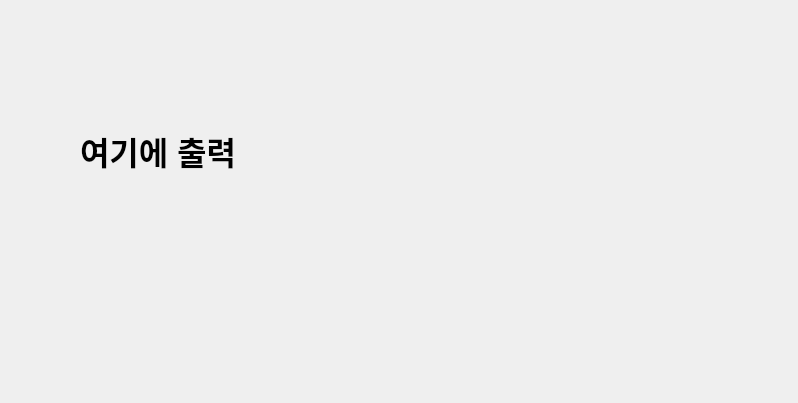
<?xml version="1.0" encoding="UTF-8"?>
<ui version="4.0">
 <class>Dialog</class>
 <widget class="QDialog" name="Dialog">
  <property name="geometry">
   <rect>
    <x>0</x>
    <y>0</y>
    <width>798</width>
    <height>403</height>
   </rect>
  </property>
  <property name="windowTitle">
   <string>Dialog</string>
  </property>
  <widget class="QLabel" name="label">
   <property name="geometry">
    <rect>
     <x>80</x>
     <y>90</y>
     <width>431</width>
     <height>121</height>
    </rect>
   </property>
   <property name="font">
    <font>
     <pointsize>24</pointsize>
     <bold>true</bold>
    </font>
   </property>
   <property name="text">
    <string>여기에 출력</string>
   </property>
  </widget>
 </widget>
 <resources/>
 <connections/>
</ui>
